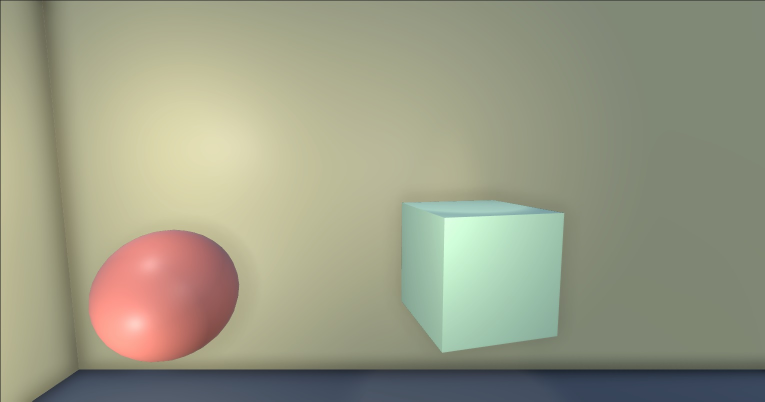
#> input picture Master's thesis/Programs/1) Optical flow; DBSCAN; classification (py)/Optical flow (samples)/2/1.jpg, 1529 x 803 px, found by its file name (shown at 1/2 size)
$ jupyter execute --allow-errors '1) Optical flow; DBSCAN; classification (py).ipynb'
#> lines starting #> are read from the running program, lines starting #| are printed output that depends on the picture; after the words box and inside, x2 and y2 are one past the last pixel; in counts of white or black regions, pixels touching at a corner belong together
[cell 1]
import numpy as np
from numpy import random

from matplotlib import pyplot as plt
import math
from math import hypot

from itertools import cycle

from sklearn.cluster import DBSCAN

import matplotlib.pyplot as plt
from sklearn.neighbors import NearestNeighbors

import cv2

import matplotlib.pyplot as plt
from matplotlib.patches import Circle

[cell 2]
# [4 lines left out: function Method_OpticalFlowDepthMap, not called in this run]

[cell 3]
def plot(title_str, image, index):
    plt.subplot(2, 2, index)
    plt.title(title_str)
    plt.imshow(image, 'gray')
    plt.gca().get_xaxis().set_visible(False)
    plt.gca().get_yaxis().set_visible(False)

[cell 4]
def convert_ply(points):
    with open(r'F:\Diplom\BKP(mag)\Habr\points.ply', 'w') as f:
        f.write('ply\n')
        f.write('format ascii 1.0\n')
        f.write('element vertex {}\n'.format(len(points)))
        f.write('property float x\n')
        f.write('property float y\n')
        f.write('property float z\n')
        f.write('end_header\n')
        for point in points:
            f.write('{:.2f} {:.2f} {:.2f}\n'.format(point[0], point[2], point[1]))

[cell 5]
B = 1
B_step = 1
w_width = 1920
h_heigth = 1080
f_focalLength = 250

Z = 31
delta = 1.4

image1_jpg = cv2.imread(r'F:\Diplom\BKP(mag)\Habr\1.jpg', 0)
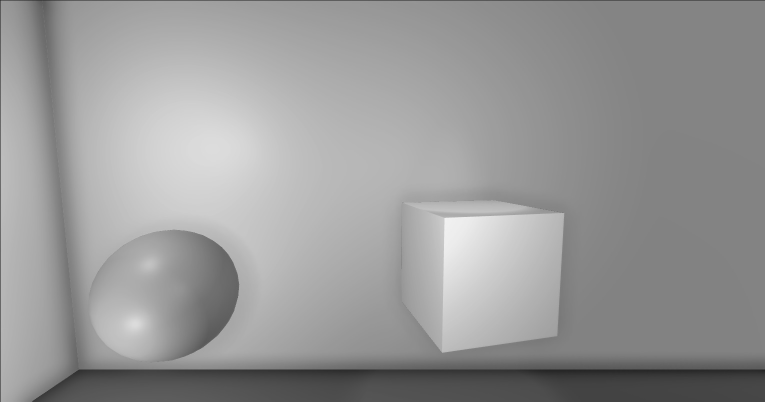
#> image1_jpg: shape (803, 1529) (shown at 1/2 size); min 20, max 244, mean 152.3
image2_jpg = cv2.imread(r'F:\Diplom\BKP(mag)\Habr\2.jpg', 0)
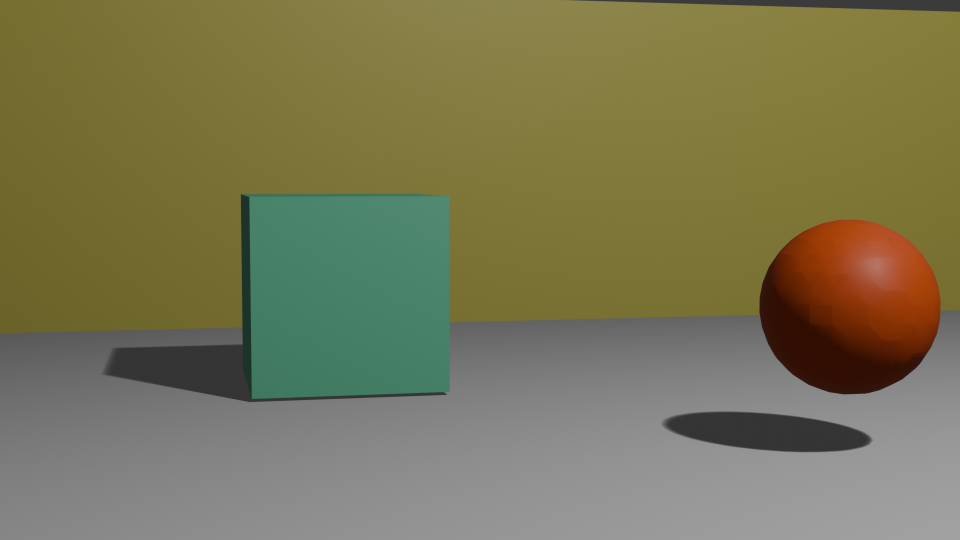
#> input picture Master's thesis/Programs/1) Optical flow; DBSCAN; classification (py)/Optical flow (samples)/1/2.jpg, 1920 x 1080 px, found by its file name (shown at 1/2 size)
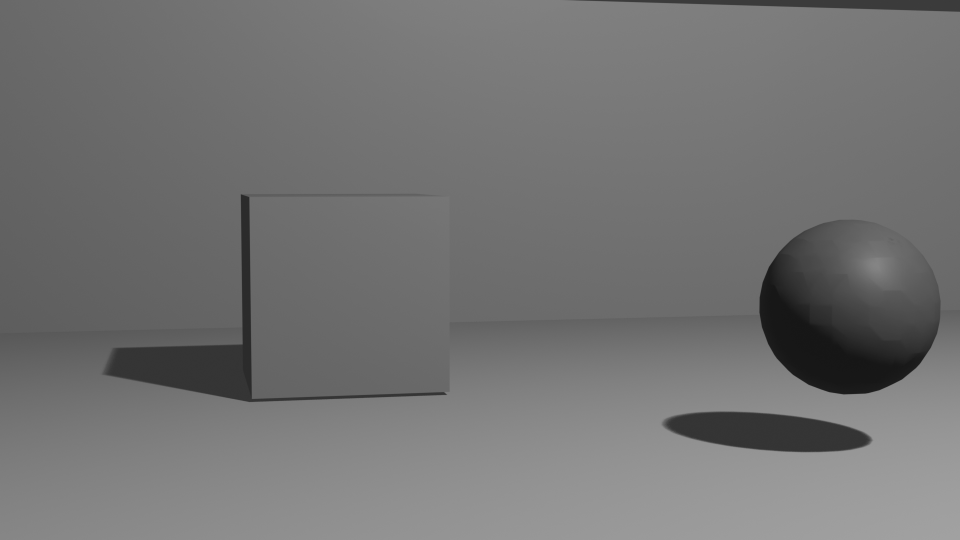
#> image2_jpg: shape (1080, 1920) (shown at 1/2 size); min 21, max 162, mean 115

def get_point_cloud_2D():
    vec_optical_flow = cv2.calcOpticalFlowFarneback(image1_jpg, image2_jpg, None, 0.5, 3, 20, 10, 5, 1.2, 0)
    module_vector_speed, angular_vec_speed = cv2.cartToPolar(vec_optical_flow[..., 0], vec_optical_flow[..., 1])

    conture = cv2.Canny(image1_jpg, 100, 200)

    point_cloud2D = []
    for y in range(image1_jpg.shape[0]):
        for x in range(image1_jpg.shape[1]):
            if conture[y, x] == 0:
                continue
            #delta = module_vector_speed[y, x]
            #if delta == 0:
                #continue
            Z_axes = (B * f_focalLength) / delta
            X_axes = (Z * (x - h_heigth / 2.)) / f_focalLength
            Y_axes = (Z * (y - h_heigth / 2.)) / f_focalLength
            tmp_point = np.array([X_axes, Y_axes, Z_axes])
            point_cloud2D.append(tmp_point)

    return point_cloud2D

# [49 lines left out: function get_point_cloud_3D, not called in this run]

[cell 6]
conture1 = cv2.Canny(image1_jpg, 100, 200)
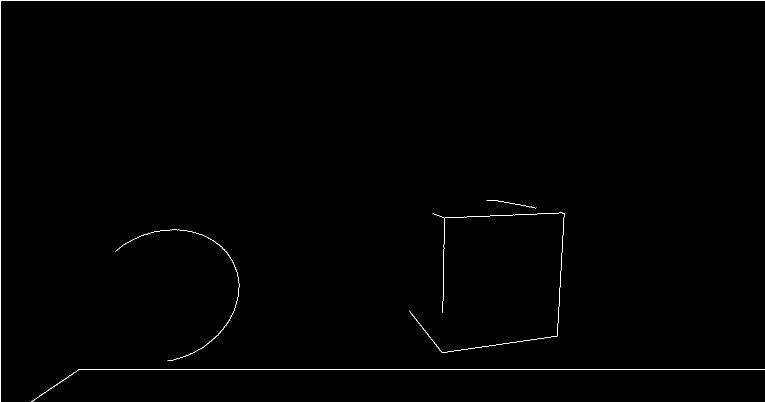
#> conture1: shape (803, 1529) (shown at 1/2 size); 0.46% white in thin lines or dots
conture2 = cv2.Canny(image2_jpg, 100, 200)
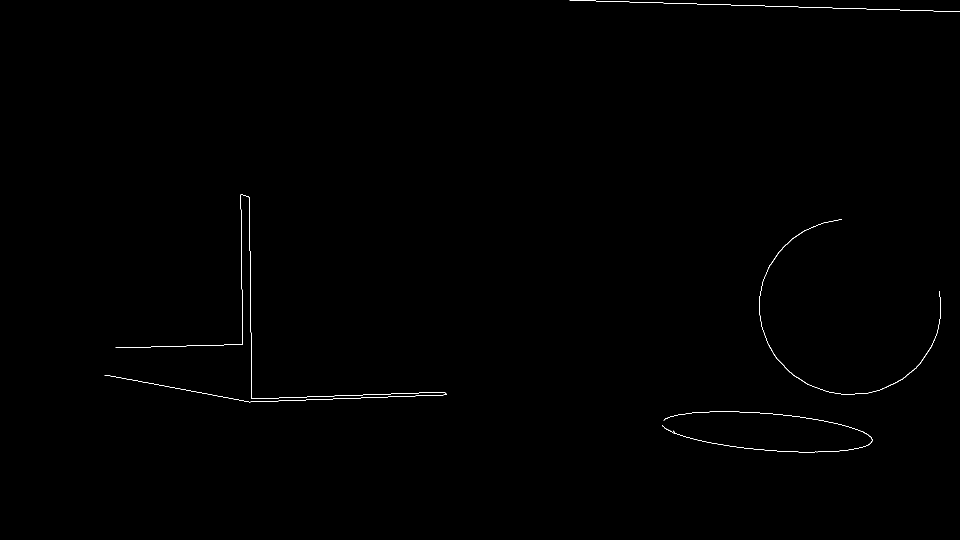
#> conture2: shape (1080, 1920) (shown at 1/2 size); 0.23% white in thin lines or dots, all inside (x1, y1, x2, y2) = (209, 0, 1920, 905)

plot('img_left', conture1, 1)
plot('img_right', conture2, 2)

#> (a cell that did not finish here is left out)

#> (a cell that did not finish here is left out)

[cell 9]
filtered_points3D = []
#> (the rest of this cell did not finish here and is left out)

# Кластерищация

[cell 10]
def distance2D(point1, point2):
        return math.sqrt((point2[0] - point1[0])**2 + (point2[1] - point1[1])**2)

def find_neighbours(points_set, point1, eps):
    neighbours = []
    for point2 in points_set:
        if distance2D(point1, point2) < eps:
            neighbours.append(point2)
    return neighbours

def update_cluster(p, neighbours, clusters, clustered_points, visited_points, eps, m, points_set, NOISE, C):
    if C not in clusters:
        clusters[C] = []
    clusters[C].append(p)
    clustered_points.add(p)
    while neighbours:
        q = neighbours.pop()
        if q not in visited_points:
            visited_points.add(q)
            neighbourz = find_neighbours(points_set, q, eps)
            if len(neighbourz) > m:
                neighbours.extend(neighbourz)
        if q not in clustered_points:
            clustered_points.add(q)
            clusters[C].append(q)
            if q in clusters[NOISE]:
                clusters[NOISE].remove(q)

def dbscan_naive(points_set, eps, m, distance2D):
#> called with eps = 0.2, m = 4
    NOISE = 0
    C = 1
    visited_points = set()
    clustered_points = set()
    clusters = {NOISE: []}

    for point1 in points_set:
        if point1 in visited_points:
            continue
        visited_points.add(point1)
        neighbours = find_neighbours(points_set, point1, eps)
        if len(neighbours) < m:
            clusters[NOISE].append(point1)
        else:
            C += 1
            update_cluster(point1, neighbours, clusters, clustered_points, visited_points, eps, m, points_set, NOISE, C)

    return clusters

# Пример

[cell 11]
if __name__ == "__main__":
    P = [(random.randn()/2, random.randn()/6) for i in range(150)]
    P.extend([(random.randn()/3 + 2.5, random.randn()/5) for i in range(150)])
    P.extend([(i/25 - 1, + random.randn()/20 - 1) for i in range(100)])
    clusters = dbscan_naive(P, 0.2, 4, lambda x, y: hypot(x[0] - y[0], x[1] - y[1]))
    for c, points in zip(cycle('bgrcmykgrcmykgrcmykgrcmykgrcmykgrcmyk'), clusters.values()):
        X = [p[0] for p in points]
        Y = [p[1] for p in points]
        plt.scatter(X, Y, c=c)
    plt.show()
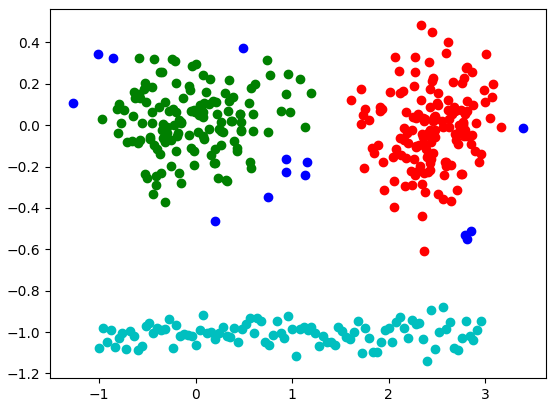
#> figure drawn by matplotlib, 1 panel

# Применение

[cell 12]
def find_eps():
    random_eps_arr = np.random.randint(0, 101, size=1000)
    for epsilon in random_eps_arr:
        dbscan = DBSCAN(eps = epsilon, min_samples = 20)
        dbscan.fit(points_2d)
        labels = dbscan.labels_
        unique_labels = np.unique(labels)
        if(len(unique_labels) == 4):
            return epsilon

[cell 13]
dbscan = DBSCAN(eps = 8, min_samples = 20)
#> (the rest of this cell did not finish here and is left out)

### eps:

#> (a cell that did not finish here is left out)

### обучение с таким eps

#> (a cell that did not finish here is left out)

### число кластеров

[cell 16]
len(clusters)

### рассмотрим кластер

[cell 17]
def find_max_min_coord_2D(points):
    max_x = max(point[0] for point in points)
    min_x = min(point[0] for point in points)

    max_z = max(point[1] for point in points)
    min_z = min(point[1] for point in points)

    print(min_x, max_x)
    print(min_z, max_z)

    return min_x, max_x, min_z, max_z

def find_max_min_coord_3D(points):
    max_x = max(point[0] for point in points)
    min_x = min(point[0] for point in points)

    max_z = max(point[1] for point in points)
    min_z = min(point[1] for point in points)

    max_y = max(point[2] for point in points)
    min_y = min(point[2] for point in points)

    print(min_x, max_x)
    print(min_z, max_z)
    print(min_y, max_y)

    return min_x, max_x, min_z, max_z, min_y, max_y

[cell 18]
def generate_cube(n, scale):
    points = []
    for i in range(6):  # 6 граней куба
        # Определение вершин грани
        face_vertices = [
            [0, 0, 0], [1 * scale, 0, 0], [1 * scale, 1 * scale, 0], [0, 1 * scale, 0]
        ] if i == 0 else [
            [1 * scale, 0, 0], [1 * scale, 0, 1 * scale], [1 * scale, 1 * scale, 1 * scale], [1 * scale, 1 * scale, 0]
        ] if i == 1 else [
            [1 * scale, 1 * scale, 0], [0, 1 * scale, 0], [0, 1 * scale, 1 * scale], [1 * scale, 1 * scale, 1 * scale]
        ] if i == 2 else [
            [0, 1 * scale, 0], [0, 0, 0], [0, 0, 1 * scale], [0, 1 * scale, 1 * scale]
        ] if i == 3 else [
            [0, 0, 0], [1 * scale, 0, 0], [1 * scale, 0, 1], [0, 0, 1 * scale]
        ] if i == 4 else [
            [0, 0, 1 * scale], [1 * scale , 0, 1 * scale], [1 * scale, 1 * scale, 1 * scale], [0, 1 * scale, 1 * scale]
        ]

        # Генерируем точки на грани
        for _ in range(n):  # n точек на каждой грани
            # Случайные координаты на грани
            x = np.random.uniform(0, 1)
            point = [
                face_vertices[0][0] + x * (face_vertices[1][0] - face_vertices[0][0]) + (face_vertices[3][0] - face_vertices[0][0]),
                face_vertices[0][1] + x * (face_vertices[1][1] - face_vertices[0][1]) + (face_vertices[3][1] - face_vertices[0][1]),
                face_vertices[0][2] + x * (face_vertices[1][2] - face_vertices[0][2]) + (face_vertices[3][2] - face_vertices[0][2])
            ]
            points.append(point)

        for _ in range(n):
            y = np.random.uniform(0, 1)
            point = [
                face_vertices[0][0] + (face_vertices[1][0] - face_vertices[0][0]) + y * (face_vertices[3][0] - face_vertices[0][0]),
                face_vertices[0][1] + (face_vertices[1][1] - face_vertices[0][1]) + y * (face_vertices[3][1] - face_vertices[0][1]),
                face_vertices[0][2] + (face_vertices[1][2] - face_vertices[0][2]) + y * (face_vertices[3][2] - face_vertices[0][2])
            ]
            points.append(point)

        # Генерируем точки на ребре
        for _ in range(n):  # n точек на каждом ребре
            # Случайные координаты на ребре
            x = np.random.uniform(0, 1)
            point = [
                face_vertices[0][0] + x * (face_vertices[1][0] - face_vertices[0][0]),
                face_vertices[0][1] + x * (face_vertices[1][1] - face_vertices[0][1]),
                face_vertices[0][2] + x * (face_vertices[1][2] - face_vertices[0][2])
            ]
            points.append(point)

    return points

[cell 19]
# [62 lines left out: function plot_cube_2d, not called in this run]

[cell 20]
# [139 lines left out: function find_mean_2D, not called in this run]

[cell 21]
# [16 lines left out: function try_delete_rnd_points, not called in this run]

[cell 22]
# куб

len(clusters[0])

[cell 23]
min_x, max_x, min_z, max_z = find_max_min_coord_2D(clusters[0])

[cell 24]
# Объединить 3D точки к 2D кластеру

for i in range(len(filtered_points3D)):
    if(min_z <= filtered_points3D[i][1] <= max_z and min_x <= filtered_points3D[i][0] <= max_x):
        clusters[0] = np.concatenate([clusters[0], [filtered_points3D[i]]])

#> (a cell that did not finish here is left out)

[cell 26]
len(clusters[0])

[cell 27]
clusters[0]
#> (the rest of this cell did not finish here and is left out)

#> (a cell that did not finish here is left out)

#> (a cell that did not finish here is left out)

[cell 30]
# создать куб 1:1:1

points_cube = generate_cube(1000, 1)
